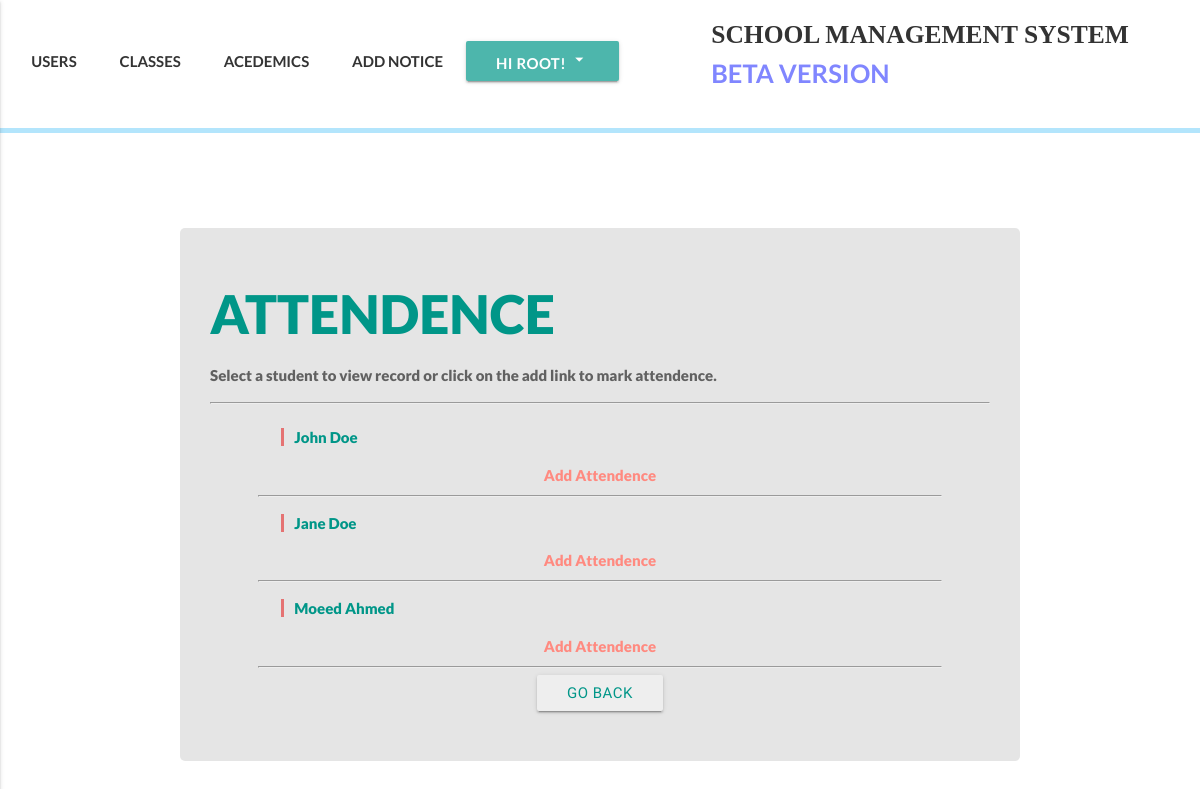
/academics/attendence/klass/2/ (signed in), run on the app's committed database.
### accounts/models.py (models this page shows, shortened)
class User(AbstractBaseUser):
    email = models.EmailField(
        verbose_name='email address',
        max_length=255,
        unique=True,
    )
    date_of_birth = models.DateField(null=True)
    is_active = models.BooleanField(default=True)
    is_admin = models.BooleanField(default=False)
    is_teacher = models.BooleanField(default=False)
    is_student = models.BooleanField(default=False)
    bio = models.TextField(blank=True, help_text='write something about yourself...')
    phone_regex = RegexValidator(regex=r'^\+?1?\d{9,15}$', message="Phone number must be entered in the format: '+999999999'. Up to 15 digits allowed.")
    phone_number = models.CharField(validators=[phone_regex], max_length=17, blank=True, help_text="Phone number must be entered in the format: '+999999999'. Up to 15 digits allowed.") # validators should be a list
    first_name = models.CharField(max_length=225)
    last_name = models.CharField(max_length=225)
    address = models.CharField(max_length=225, blank=True)
    part_of = models.ForeignKey(Klasses, null=True, blank=True, related_name="partof", on_delete=models.SET_NULL)
    image = models.ImageField(upload_to="profile_pictures", blank=True)
    objects = MyUserManager()
    USERNAME_FIELD = 'email'
    REQUIRED_FIELDS = ['first_name', 'last_name', 'phone_number']
    def get_absolute_url(self):
        return reverse('user_detail', kwargs={'id':self.id})
    def __str__(self):              # __unicode__ on Python 2
        return self.first_name + " " + self.last_name

### academics/views.py (the view)
# urls.py: url(r'^attendence/klass/(?P<id>[\w-]+)/$', rolls_students, name='rolls-students'),
def rolls_students(request, id):
    if request.user.is_authenticated:
        klass = get_object_or_404(Klasses, id=id)
        klass_teacher = klass.partof.filter(is_teacher=True)[0]
        if request.user.is_admin or request.user == klass_teacher:
            students = klass.partof.filter(is_student=True)
            context = {
                "klass":klass,
                "students":students,
            }
            template_name = "academics/roll_call/rolls_students.html"
            return render(request, template_name, context)
        else:
            raise Http404
    else:
        raise Http404

### templates/academics/roll_call/rolls_students.html (shortened to what this page needs)
{% extends 'index.html' %}
{% block customcss %}
{% load static %}
<link rel="stylesheet" href="{% static 'css/userrs.css' %}">
<link rel="stylesheet" href="{% static 'css/academics/subjects/subject_list.css' %}">
{% endblock customcss %}
{% block content %}
  <div class="register-bg">
    <div class="classes-boi hoverable grey-text text-darken-2">
      <h2 class="my-heada">Attendence</h2>
      <div class="my-text">
        <p>Select a student to view record or click on the add link to mark attendence.</p> <hr>
      </div>
      <div class="row">
      <div class="col xl16 l12 m12 s12">
        <div class="my-list">
          {% for stu in students %}
          <p><a href="/academics/attendence/{{stu.id}}">{{stu}}</a></p>
          <div class="center">
            <a href="/academics/attendence/add/{{stu.id}}" class="my-grade-detail ma-something">Add Attendence</a>
            <hr class="lina">
          </div>
          {% endfor %}
        </div>
        <div class="col offset-s3 s6">
          {% if request.user.is_admin %}
          <a href="{% url 'rolls-class' %}" class="btn waves-effect waves-teal grey lighten-3 teal-text dam boto">Go Back</a>
          {% elif request.user.is_teacher %}
          <a href="{% url 'home' %}" class="btn waves-effect waves-teal grey lighten-3 teal-text dam boto">Go Back</a>
          {% endif %}
        </div>
      </div>
      </div>
  </div>
  </div>
{% endblock content %}

### templates/index.html (shortened to what this page needs)
<!DOCTYPE html>
<html lang="en">
<head>
  {% load static %}
  <link rel="stylesheet" href="https://cdnjs.cloudflare.com/ajax/libs/animate.css/3.5.2/animate.min.css">
  <link rel="stylesheet" href="{% static 'materialize/css/materialize.min.css' %}">
  {% block headercss %} <link rel="stylesheet" href="{% static 'css/header.css' %}"> {% endblock headercss %}
  {% block customcss %} <link rel="stylesheet" href="{% static 'css/home.css' %}"> {% endblock customcss %}
</head>
<body>
  {% block new_page %}
  <header>
    <div class="my-nav">
      <div class="row">
        <div class="col xl7 l7 m7 s12 ma-nav">
          <ul class="nav-ul" >
            {% block headernavs %}
            {% if request.user.is_authenticated %}
              {% if request.user.is_student %}
              <li><a href="{% url 'semester-view' %}" class="waves-effect waves-teal">MY GRADES</a></li>
              <li><a href="{{request.user.part_of.get_absolute_url}}" class="waves-effect waves-teal">MY CLASS</a></li>
              <li><a href="/academics/attendence/{{request.user.id}}" class="waves-effect waves-teal">ATTENDENCE</a></li>
              <a class='dropdown-button btn my-dropdown teal lighten-2' data-beloworigin="true" href='#' data-activates='dropdown1'>Hi {{request.user.first_name}}! <i class="medium material-icons">arrow_drop_down</i></a>
              <ul id='dropdown1' class='dropdown-content'>
               <li><a href="{{request.user.get_absolute_url}}">Profile</a></li>
               <li><a href="{% url 'change_password' %}">Change Password</a></li>
               <li><a href="{% url 'logout_view' %}">Logout</a></li>
             </ul>
              {% elif request.user.is_admin %}
              <li><a href="{% url 'user_view' %}" class="waves-effect waves-teal">USERS</a></li>
              <li><a href="{% url 'klasses_list_view' %}" class="waves-effect waves-teal">CLASSES</a></li>
              <li><a href="{% url 'academics_view' %}" class="waves-effect waves-teal">ACEDEMICS</a></li>
              <li><a href="#" class="waves-effect waves-teal">ADD NOTICE</a></li>
              <a class='dropdown-button btn my-dropdown teal lighten-2' data-beloworigin="true" href='#' data-activates='dropdown1'>Hi {{request.user.first_name}}! <i class="medium material-icons">arrow_drop_down</i></a>
              {% endif %}
            {% else %}
            <li><a href="{% url 'login_view' %}" class="waves-effect waves-teal"><span>LOGIN</span></a></li>
            {% endif %}
            {% endblock headernavs %}
          </ul>
        </div>
        <div class="col s2">
        </div>
        <div class="col xl5 l5 m5 offset-10">
          <a href="{% url 'home' %}" class='my-logo'>SCHOOL MANAGEMENT SYSTEM<br><span class="qaka"> BETA VERSION</span></a>
        </div>
    </div>
    </div>
    <div class='little-bar'></div>
  </header>
  {% block content %}{% endblock content %}
{% endblock new_page %}
</body>
</html>

### static/css/header.css (style rules this page uses)
.my-nav { font-family: lato; font-weight:bold; background-color: #fff; height:100%; padding-top:15px; padding-bottom: 0; margin-bottom:0; }
.my-dropdown { padding-bottom:40px; }
.little-bar { height:5px; background-color: #b3e5fc; }
.my-nav ul li { display: inline; }
.my-nav ul li a, .disable { padding: 20px 20px 20px 20px; color: #333; transition: 0.4s; }
.my-logo { font-family:kelson sans; color:#333; text-align:right; font-size:1.7em; transition: 0.4s; }
.qaka { color: #8086ff; font-family:lato; }

### static/css/userrs.css (style rules this page uses)
.register-bg { padding: 3em 0em; margin-top: 50px; }
.classes-boi { border-radius: 5px; text-align:center; margin-top:10vh; width:70%; margin: auto; background-color: #e5e5e5 ; padding:2em; }
.classes-boi h3, .classes-boi h4, .classes-boi p { font-family: lato; font-weight:1000; }

### static/css/academics/subjects/subject_list.css (style rules this page uses)
.ma-something { font-weight: 1000; font-family: lato; text-align: center !important; }
.lina { width: 90%; }
.my-heada { text-transform: uppercase; font-weight: 1000; font-family: lato; text-align: left; color:#009688; }
.my-grade-detail { color: #ff8a80; transition-duration: 0.3s; }
.my-text, .my-list, .my-list-klasses { text-align: left; }
.my-list p a { color: #009688; border-left: solid 3px #e57373; padding-left: 10px; margin-left: 5vw; transition-duration: 0.3s; }

### data on the page
User: user.first_name "ROOT"
User: first_name+last_name "John Doe"
User: first_name+last_name "Jane Doe"
User: first_name+last_name "Moeed Ahmed"
